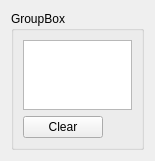
<?xml version="1.0" encoding="UTF-8"?>
<ui version="4.0">
 <class>Form</class>
 <widget class="QWidget" name="Form">
  <property name="geometry">
   <rect>
    <x>0</x>
    <y>0</y>
    <width>155</width>
    <height>161</height>
   </rect>
  </property>
  <property name="sizePolicy">
   <sizepolicy hsizetype="Preferred" vsizetype="Preferred">
    <horstretch>0</horstretch>
    <verstretch>0</verstretch>
   </sizepolicy>
  </property>
  <property name="windowTitle">
   <string>Form</string>
  </property>
  <layout class="QGridLayout" name="gridLayout">
   <item row="0" column="0">
    <widget class="QGroupBox" name="groupBox">
     <property name="sizePolicy">
      <sizepolicy hsizetype="Preferred" vsizetype="Preferred">
       <horstretch>0</horstretch>
       <verstretch>0</verstretch>
      </sizepolicy>
     </property>
     <property name="title">
      <string>GroupBox</string>
     </property>
     <layout class="QVBoxLayout" name="verticalLayout_2">
      <item>
       <widget class="QListWidget" name="listWidget">
        <property name="sizePolicy">
         <sizepolicy hsizetype="Minimum" vsizetype="Expanding">
          <horstretch>0</horstretch>
          <verstretch>0</verstretch>
         </sizepolicy>
        </property>
        <property name="sizeAdjustPolicy">
         <enum>QAbstractScrollArea::AdjustToContents</enum>
        </property>
       </widget>
      </item>
      <item>
       <layout class="QHBoxLayout" name="horizontalLayout">
        <item>
         <widget class="QPushButton" name="ButtonClear">
          <property name="text">
           <string>Clear</string>
          </property>
         </widget>
        </item>
        <item>
         <spacer name="horizontalSpacer">
          <property name="orientation">
           <enum>Qt::Horizontal</enum>
          </property>
          <property name="sizeHint" stdset="0">
           <size>
            <width>40</width>
            <height>20</height>
           </size>
          </property>
         </spacer>
        </item>
       </layout>
      </item>
     </layout>
    </widget>
   </item>
  </layout>
 </widget>
 <resources/>
 <connections/>
</ui>
